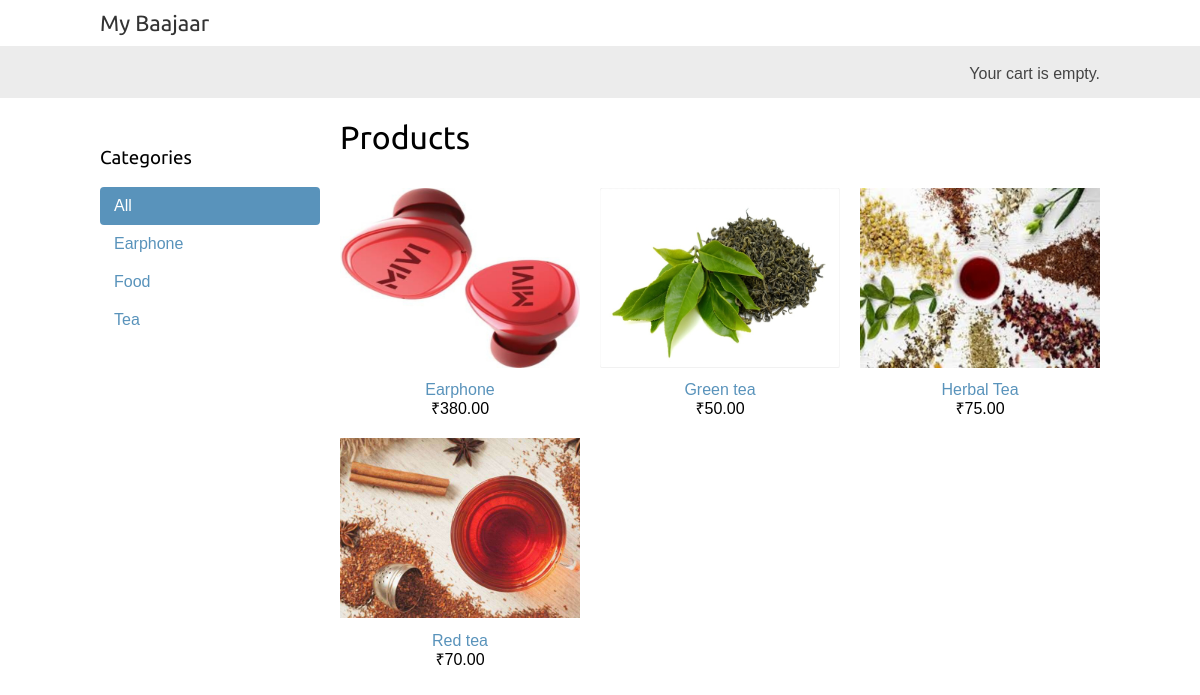
The page / on the database its author committed.
### shop/models.py (models this page shows, shortened)
class Category(models.Model):
    name=models.CharField(max_length=200,db_index=True)
    slug=models.SlugField(max_length=200,unique=True)
    class Meta:
        ordering=('name',)
        verbose_name='category'
        verbose_name_plural='catagories'
    def get_absolute_url(self):
        return reverse('shop:product_list_by_category',args=[self.slug])

class Product(models.Model):
    category = models.ForeignKey(Category,related_name='products',on_delete=models.CASCADE)
    name=models.CharField(max_length=200,db_index=True)
    slug=models.SlugField(max_length=200,db_index=True)
    image=models.ImageField(upload_to='products/%Y/%m/%d',blank=True)
    description=models.TextField(blank=True)
    price=models.DecimalField(max_digits=10,decimal_places=2)
    available=models.BooleanField(default=True)
    created=models.DateTimeField(auto_now=True)
    updated=models.DateTimeField(auto_now=True)
    class Meta:
        ordering=('name',)
        index_together=(('id','slug'),)
    def get_absolute_url(self):
        return reverse('shop:product_detail',args=[self.id, self.slug])

### shop/views.py (the view)
# urls.py: path('',views.product_list,name='product_list'),
def product_list(request, category_slug=None):
    category=None
    categories=Category.objects.all()
    products=Product.objects.filter(available=True)
    if category_slug:
        category=get_object_or_404(Category, slug=category_slug)
        products=products.filter(category=category)
    return render(request,'product/list.html',{'category':category,
    'categories':categories,'products':products})

### cart/cart.py (called while the page is built)
    def __len__(self):
        return sum(item['quantity'] for item in self.cart.values())

### cart/context_processors.py (called while the page is built)
def cart(request):
    return{'cart':Cart(request)}

### templates/product/list.html (shortened to what this page needs)
{% extends 'base.html' %}
{% load static %}
{% block content %}
    <div id="sidebar">
        <h3>Categories</h3>
        <ul>
            <li {% if not category %}class="selected"{% endif %}>
                <a href="{% url "shop:product_list" %}">All</a>
            </li>
            {% for c in categories %}
            <li {% if category.slug == c.slug %}class="selected"{% endif %}>
                <a href="{{ c.get_absolute_url }}">{{ c.name }}</a>
            </li>
            {% endfor %}
            </ul>
    </div>
    <div id="main" class="product-list">
        <h1>{% if category %}{{category.name}}{% else %}Products{% endif %}</h1>
        {% for product in products %}
        <div class="item">
            <a href="{{ product.get_absolute_url }}">
                <img src="{% if product.image %}{{ product.image.url }}
                {% else %}{% static 'img/no_image.png' %}{% endif %}">
            </a>
            <a href="{{ product.get_absolute_url }}">{{product.name}}</a>
            <br>
            ₹{{product.price}}
        </div>
        {% endfor %}
    </div>
{% endblock content %}

### templates/base.html (shortened to what this page needs)
{% load static %}
<!DOCTYPE html>
<html>
    <head>
        <link rel = "stylesheet" href = "{% static 'css/base.css' %}">
    </head>
    <body>
        <div id="header">
            <a href = "/" class ="logo">My Baajaar</a>
        </div>
        <div id="subheader">
            <div class="cart">
                {% with total_items=cart|length %}
                {% if total_items > 0 %}
                Your cart:
                <a href="{% url 'cart:cart_detail' %}">
                    {{ total_items }} item{{ total_items|pluralize }},
                    ₹{{ cart.get_total_price}}
                </a>
                {% else %}
                    Your cart is empty.
                {% endif %}
                {% endwith %}
            </div>
        </div>
        <div id="content">
            {% block content %}
            {% endblock content %}
        </div>
    </body>
</html>

### static/css/base.css (style rules this page uses)
body { margin:0; padding:0; font-family:helvetica, sans-serif; }
h1, h2, h3, h4, h5 , h6 { font-family: 'Ubuntu', sans-serif; font-weight:normal; }
a { text-decoration:none; color:#5993bb; }
#header { padding:10px 100px; font-size:18px; overflow:auto; }
#subheader { background:#ececec; color:#444; padding:15px 100px; overflow:auto; }
#header .logo { font-family: 'Ubuntu', sans-serif; float:left; color:#333; font-size:22px; margin-right:10%; }
#subheader .cart { float:right; padding-top:4px; }
#content { padding:0 100px; overflow:hidden; }
#sidebar { width:220px; padding:30px 20px 0 0; float:left; }
#sidebar ul { margin:0; padding:0; }
#sidebar ul li { margin:0; list-style:none; padding:10px 14px; }
#sidebar ul li a { display:block; }
#sidebar ul li.selected { background:#5993bb; border-radius:4px; }
#sidebar ul li.selected a { color:#fff; }
#main { float:left; width: 96%; margin-right:-220px; overflow:hidden; }
.product-list .item { width:25%; padding:10px 20px 10px 0; float:left; text-align:center; line-height:1.2; }
.product-list .item img { width:100%; margin-bottom:8px; }

### rows shown on the page
Category: name "Earphone"
Category: name "Food"
Category: name "Tea"
Product: image (picture), name "Earphone", price "380.00"
Product: image (picture), name "Green tea", price "50.00"
Product: image (picture), name "Herbal Tea", price "75.00"
Product: image (picture), name "Red tea", price "70.00"
